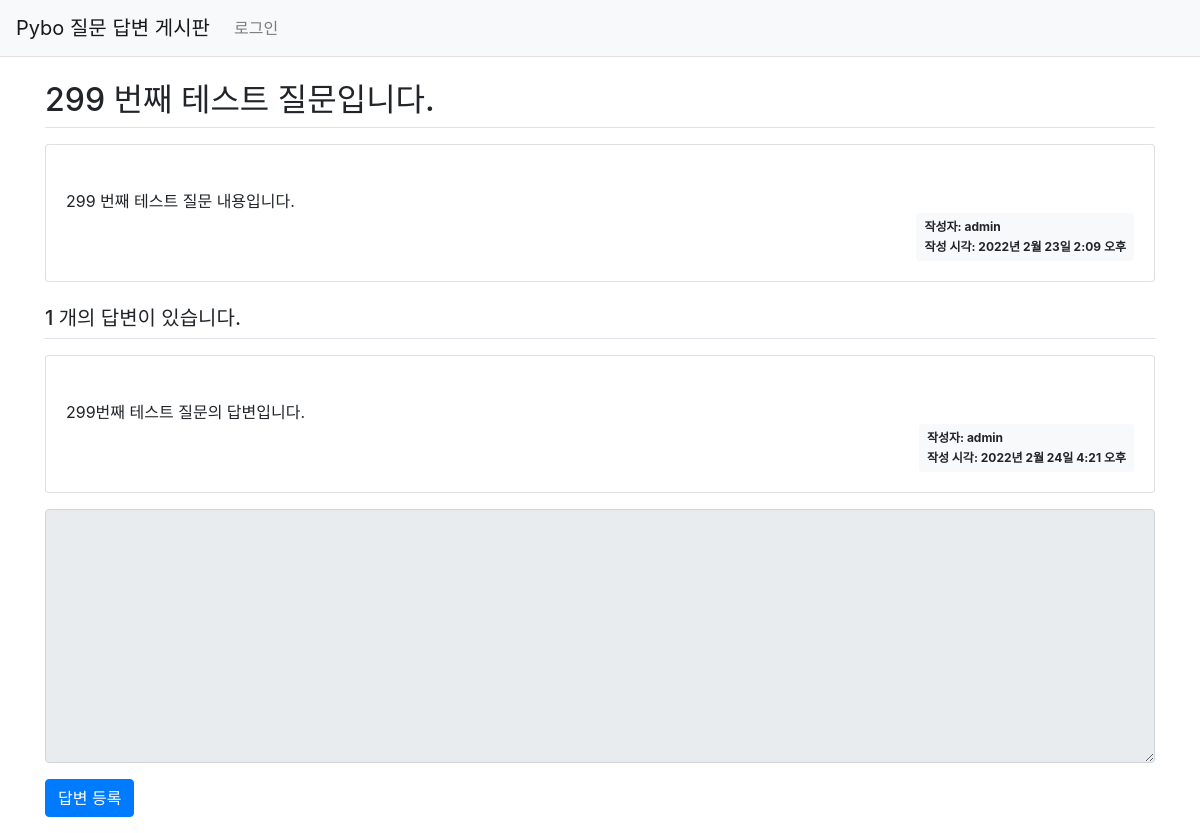
/pybo/304/, run on the app's committed database.
### pybo/models.py (models this page shows, shortened)
class Question(models.Model):
    author = models.ForeignKey(User, on_delete=models.CASCADE, null=True)  # 익명질문이 가능하도록 질문 작성자에 null이 들어갈 수 있도록 함.
    subject = models.CharField(max_length=200)  # 질문 제목
    content = models.TextField()  # 질문 내용
    create_date = models.DateTimeField()  # 게시글 작성 시각
    modify_date = models.DateTimeField(null=True, blank=True)  # 최종 수정 시각. 수정 안해서 null값을 가질 수 있으므로 이를 허용.

class Answer(models.Model):
    author = models.ForeignKey(User, on_delete=models.CASCADE)
    question = models.ForeignKey(Question, on_delete=models.CASCADE)  # 답변을 달 질문 게시글 정보, 질문 게시글 삭제시 답변도 삭제.
    content = models.TextField()  # 답변 내용
    create_date = models.DateTimeField()  # 답변 게시글 작성 시각
    modify_date = models.DateTimeField(null=True, blank=True)  # 최종 수정 시각. 수정 안해서 null값을 가질 수 있으므로 이를 허용.

### pybo/views.py (the view)
# urls.py: path('<int:question_id>/', views.detail, name='detail'),  # URL 별칭-->detail
def detail(request, question_id):
    question = get_object_or_404(Question, pk=question_id)
    context = {'question': question}
    return render(request, 'pybo/question_detail.html', context)

### templates/pybo/question_detail.html (shortened to what this page needs)
{% extends 'base.html' %}
{% block content %}
    <div class="container my-3">
        <h2 class="border-bottom py-2">{{ question.subject }}</h2>
        <div class="card my-3">
            <div class="card-body">
                <div class="card-text" style="white-space: pre-line;">
                    {{ question.content }}
                </div>
                <div class="d-flex justify-content-end">
                    <div class="badge badge-light p-2 text-left">
                        <div class="mb-2">작성자: {{ question.author.username }}</div>
                        <div>작성 시각: {{ question.create_date }}</div>
                    </div>
                </div>
            </div>
        </div>
        <h5 class="border-bottom my-3 py-2">
            {{ question.answer_set.count }} 개의 답변이 있습니다.
        </h5>
        {% for answer in question.answer_set.all %}
            <div class="card my-3">
                <div class="card-body">
                    <div class="card-text" style="white-space: pre-line;">
                        {{ answer.content }}
                    </div>
                    <div class="d-flex justify-content-end">
                        <div class="badge badge-light p-2 text-left">
                            <div class="mb-2">작성자: {{ answer.author.username }}</div>
                            <div>작성 시각: {{ answer.create_date }}</div>
                        </div>
                    </div>
                </div>
            </div>
        {% endfor %}
        <form action="{% url 'pybo:answer_create' question.id %}" method="post" class="my-3">
            <div class="form-group">
                <textarea name="content" id="content"
                          {% if not user.is_authenticated %}disabled{% endif %}
                          class="form-control" rows="10"></textarea>
            </div>
            <input type="submit" value="답변 등록" class="btn btn-primary">
        </form>
    </div>
{% endblock %}

### data on the page
Question: subject "299 번째 테스트 질문입니다.", content "299 번째 테스트 질문 내용입니다.", author.username "admin", create_date "2022년 2월 23일 2:09 오후", answer_set.count "1"
Answer: content "299번째 테스트 질문의 답변입니다.", author.username "admin", create_date "2022년 2월 24일 4:21 오후"
